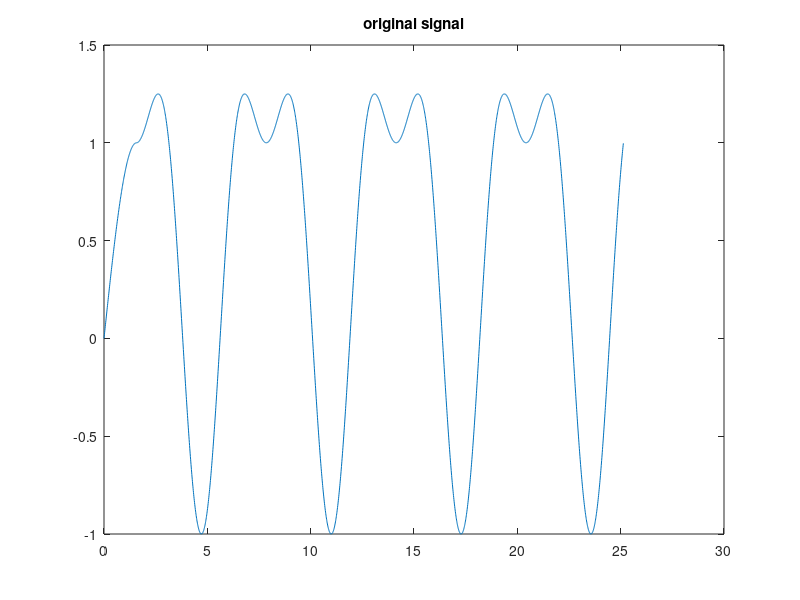
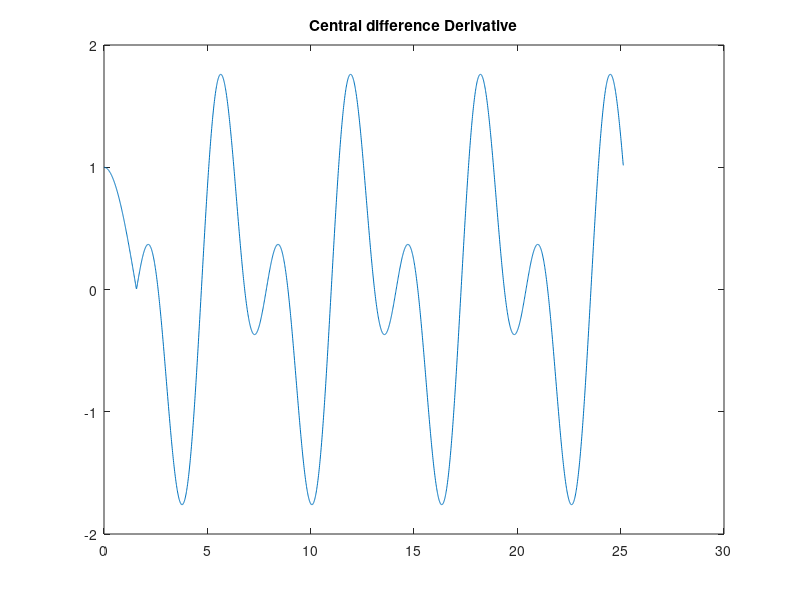

Write the MATLAB code that produced these figures, in order.
%Calculate Zero Crossing Points of a signal using linear interpolation 
%A zero-crossing is a point where the sign of a mathematical function changes (e.g. from positive to negative),
%represented by a crossing of the axis (zero value) in the graph of the function

x=0:0.01:8*pi;
x1=sin(x);
y1=cos(x).^2;
y1(1:157)=0;      %so that the effect of y1 on x1 starts from pi/2 radians, may or may not be needed
l=length(x);
sig=x1 + y1;
dcx=zeros(1,l);
plot(x,sig);
title('original signal');
% figure;
% imagesc(sig);
% title('Colormap of Sinusoid');

%First Derivative using Central Difference
for n=2:l-1
    dcx(n)=(sig(n+1)-sig(n-1))/(2*0.01);
end
dcx(1)=(sig(2)-sig(1))/0.01;
dcx(l)=(sig(l)-sig(l-1))/0.01;
figure
plot(x,dcx)
title('Central difference Derivative');
% figure;
% imagesc(dcx);
% title('Colormap of Central Difference');

max=[];
min=[];
i=0;
j=0;
for n=2:l
    %Iteratively checks if signs of successive points differ or are similar
    if((dcx(n) > 0) && (dcx(n-1) < 0))      %Signifies a Minima -ve to +ve
        i=i+1;
        min(i,1)=(0.01)*(n-1);
        min(i,2)=(0.01)*n;
        min(i,3)=dcx((n-1));
        min(i,4)=dcx(n);
        
    elseif((dcx(n) < 0) && (dcx(n-1) > 0))  %Signifies a Maxima +ve to -ve
        j=j+1;
        max(j,1)=(0.01)*(n-1);
        max(j,2)=(0.01)*n;
        max(j,3)=dcx((n-1));
        max(j,4)=dcx(n);
        
    end
end

zcpmax=zeros(1,j);                  %Zero Crossing Points of Maxima
zcpmin=zeros(1,i);                  %Zero Crossing Points of Minima

for n=1:j
    mn = (max(n,3)/abs(max(n,4)))*(max(n,2)-max(n,1));
    md = (max(n,3)/abs(max(n,4)))+1;
    m=mn/md;
    zcpmax(n)=max(n,1)+m;
end

for n=1:i
    mn = (min(n,3)/abs(min(n,4)))*(min(n,2)-min(n,1));
    md = (min(n,3)/abs(min(n,4)))+1;
    m=mn/md;
    zcpmin(n)=min(n,1)+m;
end


        




